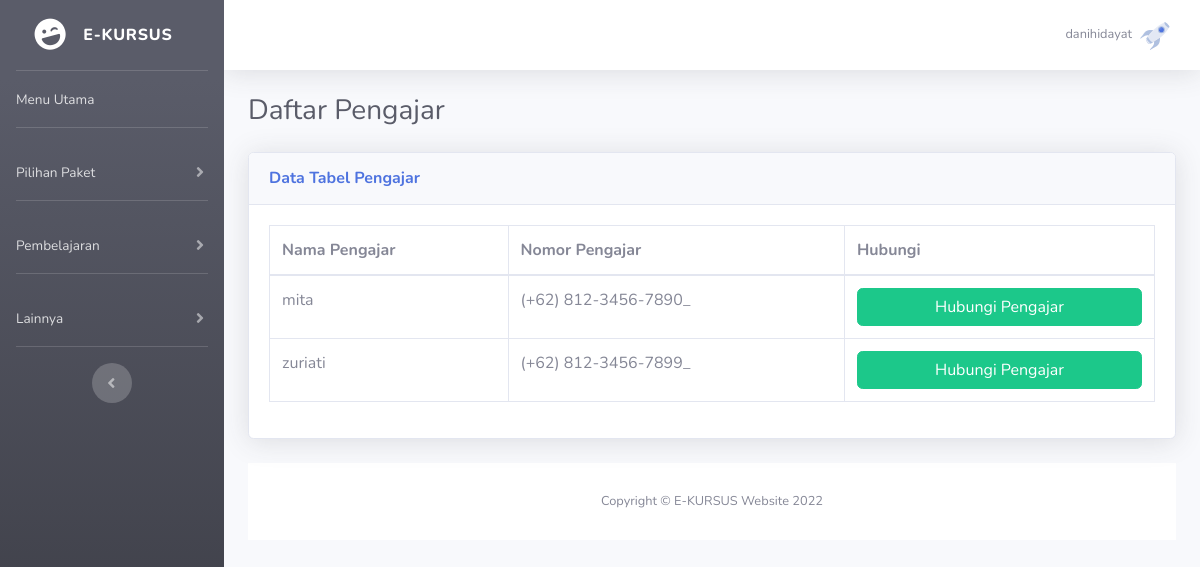
The app's page /projekan/on-user/daftar_pengajar.php (signed in) with its own data.
### tables this page shows
CREATE TABLE `data_user` (
  `username` VARCHAR(25) NOT NULL,
  `foto_profil` VARCHAR(50) DEFAULT 'undraw_rocket.svg',
  `bukti_pembayaran` VARCHAR(50) DEFAULT NULL,
  `jenis_kelamin` VARCHAR(25) DEFAULT NULL,
  `nomor_telepon` VARCHAR(25) DEFAULT NULL,
  `valid` VARCHAR(1) DEFAULT 'f',
  `masa_aktif` DATE DEFAULT NULL,
  `paket` INT(11) DEFAULT NULL
);

CREATE TABLE `pengajar` (
  `kode_pengajar` INT(11) NOT NULL,
  `nama_pengajar` VARCHAR(30) DEFAULT NULL,
  `nik` VARCHAR(17) DEFAULT NULL,
  `alamat` VARCHAR(100) DEFAULT NULL,
  `nomor_telepon` VARCHAR(20) DEFAULT NULL,
  `jenis_kelamin` VARCHAR(15) DEFAULT NULL
);

### projekan/on-user/daftar_pengajar.php (the view, shortened to what this page needs)
<?php
    include '../config.php';
    $sql_valid = "SELECT valid FROM data_user WHERE username = ? ";
    $check_log = $con->prepare($sql_valid);
    $check_log->bind_param('s',$_SESSION['nama']);
    $check_log->execute();
    $check_log->store_result();
    $check_log->bind_result($valid);
    $row = array();
    if ($check_log->fetch()) {
        $row = array('valid'=>$valid);
    }
    $sql_user = "SELECT foto_profil, jenis_kelamin, nomor_telepon, masa_aktif FROM data_user WHERE username = ?";
    $check_user = $con->prepare($sql_user);
    $check_user->bind_param('s', $_SESSION['nama']);
    $check_user->execute();
    $check_user->store_result();
    $check_user->bind_result($foto_profil, $jenis_kelamin, $nomor_telepon, $masa_aktif);
?>
<!DOCTYPE html>
<html lang="en">
<head>
    <link href="../assets/vendor/fontawesome-free/css/all.min.css" rel="stylesheet" type="text/css">
    <link href="../assets/css/sb-admin-2.min.css" rel="stylesheet">
</head>
<body id="page-top">
    <div id="wrapper">
        <ul class="navbar-nav bg-gradient-dark sidebar sidebar-dark accordion" id="accordionSidebar">
            <a class="sidebar-brand d-flex align-items-center justify-content-center" href="index.php">
                <div class="sidebar-brand-icon rotate-n-15">
                    <i class="fas fa-laugh-wink"></i>
                </div>
                <div class="sidebar-brand-text mx-3">E-KURSUS</div>
            </a>
            <hr class="sidebar-divider my-0">
            <li class="nav-item">
                <a class="nav-link" href="index.php">
                    <span>Menu Utama</span></a>
            </li>
            <hr class="sidebar-divider">
            <li class="nav-item">
                <a class="nav-link collapsed" href="#" data-toggle="collapse" data-target="#collapseTwo" aria-expanded="true" aria-controls="collapseTwo">
                    <span>Pilihan Paket</span>
                </a>
            </li>
            <hr class="sidebar-divider">
            <?php if ($row['valid'] == 'f' || $row['valid'] == 'i') { ?>
            <li class="nav-item disabled">
                <a class="nav-link collapsed disabled" href="#" data-toggle="collapse" data-target="#collapseUtilities"
                    aria-expanded="true" aria-controls="collapseUtilities">
                    <span> Pembelajaran </span>
                </a>
            </li>
            <?php } ?>
            <hr class="sidebar-divider">
            <li class="nav-item">
                <a class="nav-link collapsed" href="#" data-toggle="collapse" data-target="#collapsePages" aria-expanded="true" aria-controls="collapsePages">
                    <span>Lainnya</span>
                </a>
            </li>
            <hr class="sidebar-divider d-none d-md-block">
            <div class="text-center d-none d-md-inline">
                <button class="rounded-circle border-0" id="sidebarToggle"></button>
            </div>
        </ul>
        <div id="content-wrapper" class="d-flex flex-column">
            <div id="content">
                <nav class="navbar navbar-expand navbar-light bg-white topbar mb-4 static-top shadow">
                    <ul class="navbar-nav ml-auto">
                        <li class="nav-item dropdown no-arrow">
                            <a class="nav-link dropdown-toggle" href="#" id="userDropdown" role="button"
                                data-toggle="dropdown" aria-haspopup="true" aria-expanded="false">
                                <span class="mr-2 d-none d-lg-inline text-gray-600 small"><?php echo $_SESSION['nama']; ?></span>
                                <img class="img-profile rounded-circle" src="img/fotoprofil/<?php echo $foto_profil; ?>">
                            </a>
                        </li>
                    </ul>
                </nav>
                <div class="container-fluid">
                    <div class="d-sm-flex align-items-center justify-content-between mb-4">
                        <h1 class="h3 mb-0 text-gray-800"> Daftar Pengajar </h1>
                    </div>
            <?php
                $sql_pengajar = "SELECT nama_pengajar, nomor_telepon FROM pengajar";
                $check_pengajar = $con->prepare($sql_pengajar);
                $check_pengajar->execute();
                $check_pengajar->store_result();
                $check_pengajar->bind_result($nama_pengajar, $nomor_telepon);
            ?>
                <div class="card shadow mb-4">
                    <div class="card-header py-3">
                        <h6 class="m-0 font-weight-bold text-primary">Data Tabel Pengajar</h6>
                    </div>
                    <div class="card-body">
                        <div class="table-responsive">
                            <table class="table table-bordered" id="dataTable" width="100%" cellspacing="0">
                                <thead>
                                    <tr>
                                        <th> Nama Pengajar </th>
                                        <th> Nomor Pengajar </th>
                                        <th> Hubungi </th>
                                    </tr>
                                </thead>
                                <tbody>
                                <?php while ($check_pengajar->fetch() != NULL) { ?>
                                    <tr>
                                        <td><?= $nama_pengajar; ?></td>
                                        <td><?= $nomor_telepon; ?></td>
                                        <td><a href="https://api.whatsapp.com/send?phone=<?= $nomor_telepon; ?>" class="btn btn-success btn-block"> Hubungi Pengajar </a></td>
                                    </tr>
                                <?php } ?>
                                </tbody>
                            </table>
                        </div>
                    </div>
                </div>
            <footer class="sticky-footer bg-white">
                <div class="container my-auto">
                    <div class="copyright text-center my-auto">
                        <span>Copyright &copy; E-KURSUS Website 2022</span>
                    </div>
                </div>
            </footer>
        </div>
    </div>
</body>
</html>

### records on screen
data_user: foto_profil (picture)
pengajar: nama_pengajar "mita", nomor_telepon "(+62) 812-3456-7890_"
pengajar: nama_pengajar "zuriati", nomor_telepon "(+62) 812-3456-7899_"

### other values on screen
$_SESSION['nama'] "danihidayat"
